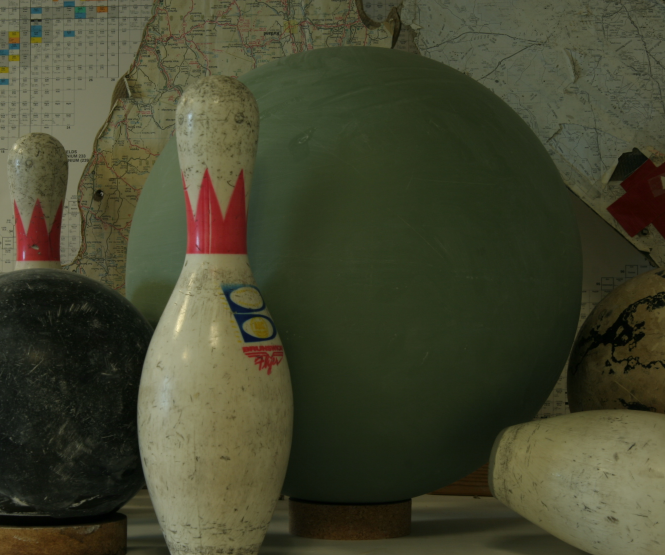
#> input picture Ex2/my_image_left_big.png, 1330 x 1110 px (shown at 1/2 size)
$ python resize.py
#> lines starting #> are read from the running program, lines starting #| are printed output that depends on the picture
import cv2
import matplotlib.image as mpimg

left_image = mpimg.imread('my_image_left_big.png')
#> left_image is the input picture: shape (1110, 1330, 3) float32; mean R, G, B 0.264, 0.27, 0.183
right_image = mpimg.imread('my_image_right_big.png')
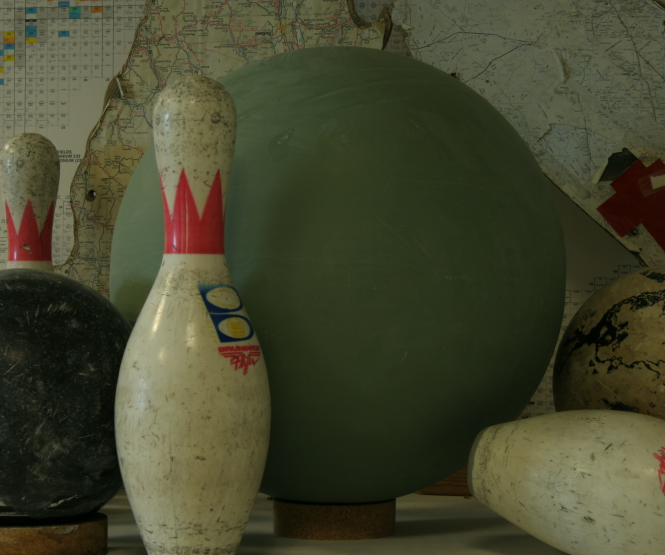
#> input picture Ex2/my_image_right_big.png, 1330 x 1110 px (shown at 1/2 size)
#> right_image is the input picture: shape (1110, 1330, 3) float32; mean R, G, B 0.266, 0.273, 0.18

left_image_sampled = cv2.resize(src=left_image,dsize=(int(left_image.shape[1]/4),int(left_image.shape[0]/4)))
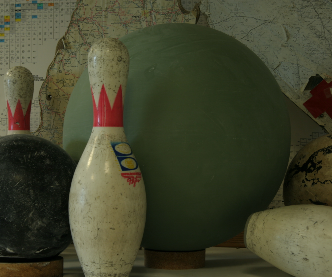
#> left_image_sampled: shape (277, 332, 3) float32; mean R, G, B 0.263, 0.27, 0.182
right_image_sampled = cv2.resize(src=right_image,dsize=(int(right_image.shape[1]/4),int(right_image.shape[0]/4)))
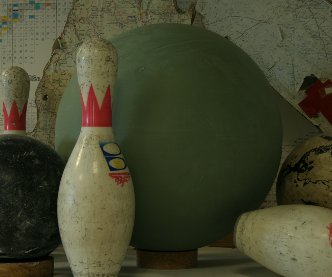
#> right_image_sampled: shape (277, 332, 3) float32; mean R, G, B 0.265, 0.273, 0.179

mpimg.imsave('my_image_left.png',left_image_sampled)
mpimg.imsave('my_image_right.png',right_image_sampled)
